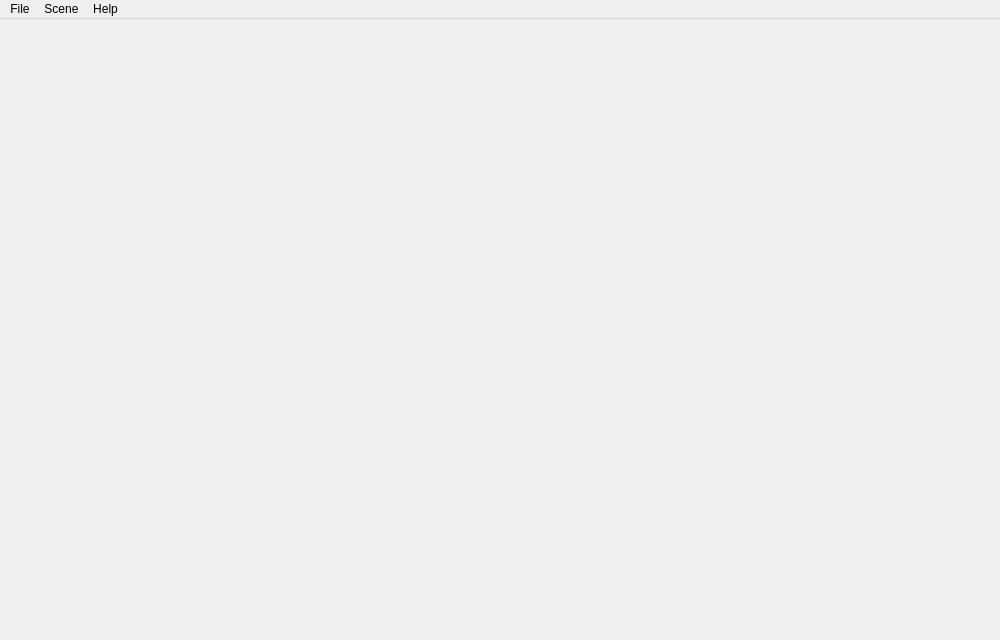
<?xml version="1.0" encoding="UTF-8"?>
<ui version="4.0">
 <class>MainWindow</class>
 <widget class="QMainWindow" name="MainWindow">
  <property name="geometry">
   <rect>
    <x>0</x>
    <y>0</y>
    <width>1000</width>
    <height>640</height>
   </rect>
  </property>
  <property name="sizePolicy">
   <sizepolicy hsizetype="Maximum" vsizetype="Maximum">
    <horstretch>0</horstretch>
    <verstretch>0</verstretch>
   </sizepolicy>
  </property>
  <property name="mouseTracking">
   <bool>false</bool>
  </property>
  <property name="windowTitle">
   <string>LRabbit Clipsed</string>
  </property>
  <property name="toolButtonStyle">
   <enum>Qt::ToolButtonTextOnly</enum>
  </property>
  <property name="animated">
   <bool>false</bool>
  </property>
  <property name="unifiedTitleAndToolBarOnMac">
   <bool>false</bool>
  </property>
  <widget class="QWidget" name="centralWidget">
   <layout class="QGridLayout" name="gridLayout_10">
    <property name="margin">
     <number>2</number>
    </property>
    <property name="spacing">
     <number>2</number>
    </property>
    <item row="0" column="1">
     <layout class="QVBoxLayout" name="verticalLayout">
      <property name="spacing">
       <number>2</number>
      </property>
      <item>
       <layout class="QHBoxLayout" name="horizontalLayout">
        <property name="spacing">
         <number>2</number>
        </property>
       </layout>
      </item>
      <item>
       <layout class="QGridLayout" name="gridLayout"/>
      </item>
     </layout>
    </item>
   </layout>
  </widget>
  <widget class="QMenuBar" name="menuBar">
   <property name="geometry">
    <rect>
     <x>0</x>
     <y>0</y>
     <width>1000</width>
     <height>25</height>
    </rect>
   </property>
   <widget class="QMenu" name="menuFile">
    <property name="title">
     <string>File</string>
    </property>
    <addaction name="actionNew"/>
    <addaction name="actionOpen"/>
    <addaction name="separator"/>
    <addaction name="actionClose"/>
    <addaction name="separator"/>
    <addaction name="actionSave_As"/>
    <addaction name="separator"/>
    <addaction name="actionExit"/>
   </widget>
   <widget class="QMenu" name="menuHelp">
    <property name="title">
     <string>Help</string>
    </property>
    <addaction name="actionAbout"/>
   </widget>
   <widget class="QMenu" name="menuScene">
    <property name="title">
     <string>Scene</string>
    </property>
    <addaction name="actionBackgroundColor"/>
   </widget>
   <addaction name="menuFile"/>
   <addaction name="menuScene"/>
   <addaction name="menuHelp"/>
  </widget>
  <action name="actionNew">
   <property name="text">
    <string>New</string>
   </property>
  </action>
  <action name="actionOpen">
   <property name="text">
    <string>Open</string>
   </property>
  </action>
  <action name="actionClose">
   <property name="text">
    <string>Close</string>
   </property>
  </action>
  <action name="actionSave_As">
   <property name="text">
    <string>Save As</string>
   </property>
  </action>
  <action name="actionExit">
   <property name="text">
    <string>Exit</string>
   </property>
  </action>
  <action name="actionAbout">
   <property name="text">
    <string>About</string>
   </property>
  </action>
  <action name="actionBackgroundColor">
   <property name="enabled">
    <bool>false</bool>
   </property>
   <property name="text">
    <string>Background color</string>
   </property>
  </action>
 </widget>
 <layoutdefault spacing="6" margin="11"/>
 <resources/>
 <connections/>
</ui>
